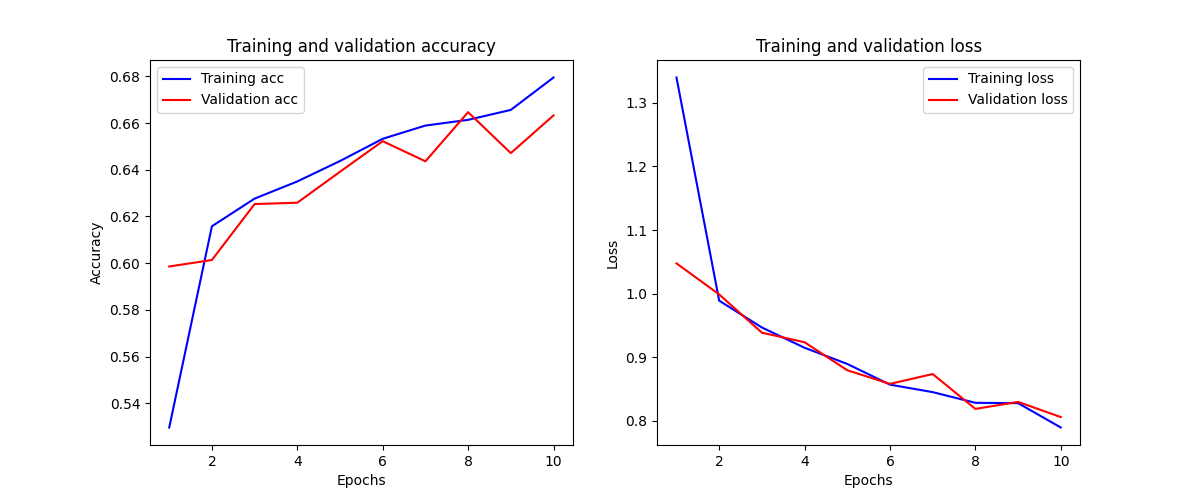
#> input picture src/unetV1_10epochs.png, 1200 x 500 px; its folder holds only this picture in this run
$ python -i input_adjustment.py   (imports and definitions only)
#> lines starting #> are read from the running program, lines starting #| are printed output that depends on the picture
import os
import cv2
import numpy as np


def augmenter_contraste_et_saturation(image_path, output_folder, alpha_contraste=1, beta_contraste=-30, alpha_saturation=1.5):
    # Lire l'image
#> called with image_path = '../src/unetV1_10epochs.png', output_folder = 'out.png', alpha_contraste = 1, beta_contraste = -30, alpha_saturation = 1.5
    image = cv2.imread(image_path)
#> image is the input picture: shape (500, 1200, 3); mean B, G, R 250.4, 249.4, 250.3

    # Appliquer une augmentation de contraste à chaque canal
    canal_blue = cv2.convertScaleAbs(image[:, :, 0], alpha=alpha_contraste, beta=beta_contraste)
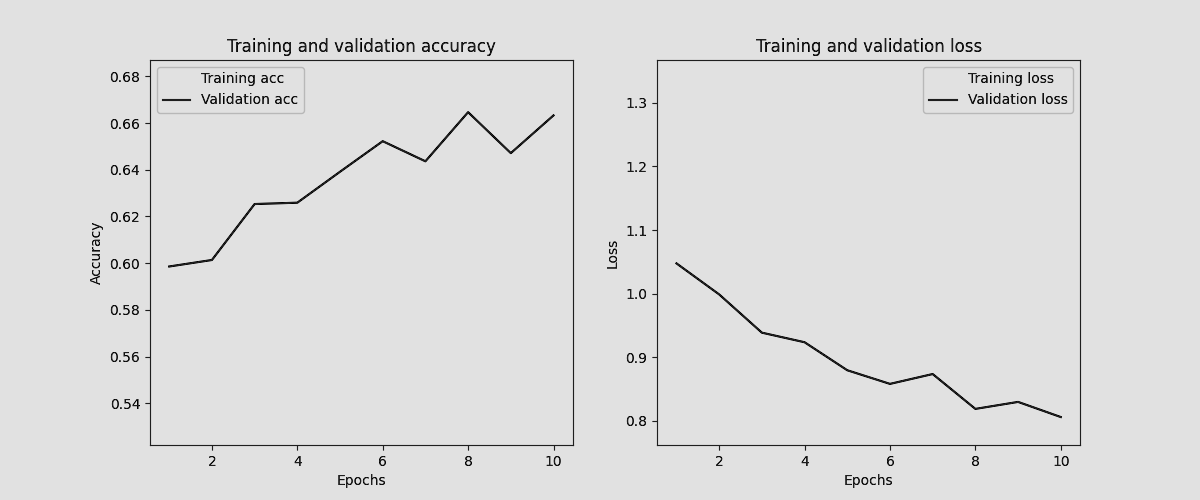
#> canal_blue: shape (500, 1200); min 0, max 225, mean 221.1
    canal_green = cv2.convertScaleAbs(image[:, :, 1], alpha=alpha_contraste, beta=beta_contraste)
    canal_red = cv2.convertScaleAbs(image[:, :, 2], alpha=alpha_contraste, beta=beta_contraste)

    # Fusionner les canaux avec augmentation de contraste en une image RGB
    image_contrast = cv2.merge([canal_blue, canal_green, canal_red])

    # Convertir l'image en espace colorimétrique HSV
    image_hsv = cv2.cvtColor(image_contrast, cv2.COLOR_BGR2HSV)
#> image_hsv: shape (500, 1200, 3); mean H, S, V 0.8, 1.9, 221.8

    # Augmenter la saturation
    image_hsv[:, :, 1] = np.clip(alpha_saturation * image_hsv[:, :, 1], 0, 255).astype(np.uint8)
#> image_hsv: shape (500, 1200, 3); mean H, S, V 0.8, 2.3, 221.8

    # Revenir à l'espace colorimétrique BGR
    image_output = cv2.cvtColor(image_hsv, cv2.COLOR_HSV2BGR)

    # Créer le chemin de sortie et sauvegarder l'image
    output_path = os.path.join(output_folder, os.path.basename(image_path))
    cv2.imwrite(output_path, image_output)

# Dossier d'entrée contenant les images JPEG RGB
dossier_entree = r"/Users/anton/Desktop/script_magick/input_jpg"

# Dossier de sortie où vous souhaitez enregistrer les images JPEG égalisées
dossier_sortie = r"/Users/anton/Desktop/script_magick/output_jpg"

# Créer le dossier de sortie s'il n'existe pas
# [2 lines not run here, left out]

# Liste les fichiers JPEG dans le dossier d'entrée
# [1 line that did not run here, left out]

# Parcourir tous les fichiers JPEG
# [6 lines not run here, left out]

>>> result = augmenter_contraste_et_saturation('../src/unetV1_10epochs.png', 'out.png')
